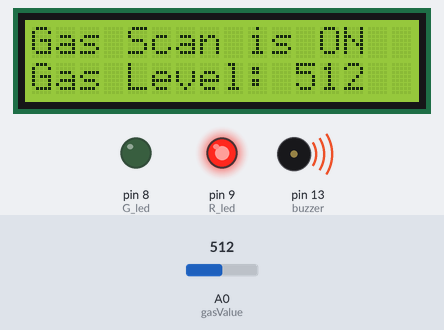
A sketch run on a simulated Arduino Mega 2560, built with avr-gcc and run on an emulated ATmega2560. On the bench: 16×2 character LCD, output pins drawn as LEDs (lit = HIGH), buzzer (waves = sounding, pin HIGH). The inputs (shaded band) are chosen by the test bench; at power-on: A0 (gasValue) = 512. The modem accepts every AT command (registered, SIM ready, sends succeed) and sends nothing else; what the sketch prints to the serial monitor is not drawn.

Above: at 4.2 s.
4.3 s: A0 (gasValue) set to 100
At 9.7 s:
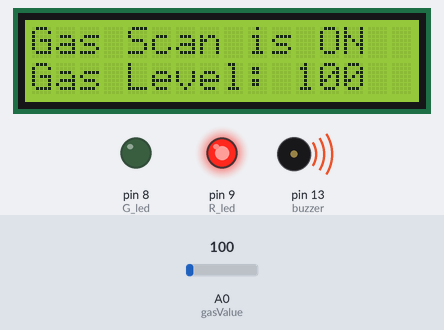
13.1 s: A0 (gasValue) set to 82
At 15.1 s:
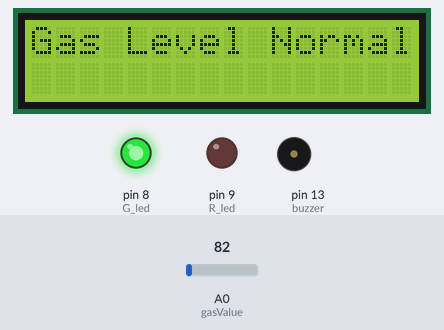
17.9 s: A0 (gasValue) set to 122
At 24.4 s:
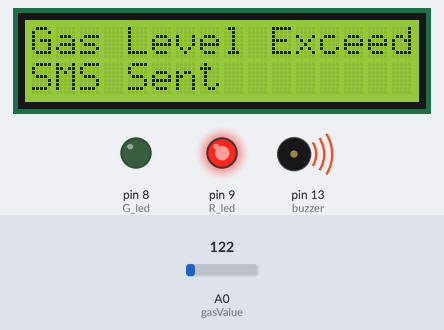
Timing chart, 0 to 25.9 s (numbered marks = the images above; inputs shaded):
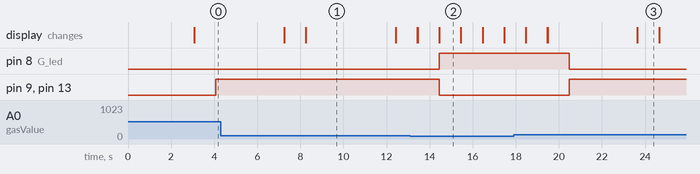

The sketch:

gas_leage_detector.ino
```cpp
#include <LiquidCrystal.h>
LiquidCrystal lcd(2,3,4,5,6,7);
#include <SoftwareSerial.h>

SoftwareSerial mySerial(9, 10);

int gasValue = A0; // smoke / gas sensor connected with analog pin A1 of the arduino / mega.
int data = 0;
int buzzer = 13;
int G_led = 8; // choose the pin for the Green LED
int R_led = 9; // choose the pin for the Red Led


void setup()
{
  pinMode(buzzer,OUTPUT);
  pinMode(R_led,OUTPUT); // declare Red LED as output
  pinMode(G_led,OUTPUT); // declare Green LED as output
randomSeed(analogRead(0));
mySerial.begin(9600); // Setting the baud rate of GSM Module
Serial.begin(9600); // Setting the baud rate of Serial Monitor (Arduino)
lcd.begin(16,2);
pinMode(gasValue, INPUT);
lcd.print (" Gas Leakage ");
lcd.setCursor(0,1);
lcd.print (" Detector Alarm ");
delay(3000);
lcd.clear();
}

void loop()
{

data = analogRead(gasValue);
Serial.print("Gas Level: ");
Serial.println(data);
lcd.print ("Gas Scan is ON");
lcd.setCursor(0,1);
lcd.print("Gas Level: ");
lcd.print(data);
delay(1000);

if ( data > 90) //
{
  digitalWrite(buzzer, HIGH);
  digitalWrite(R_led, HIGH); // Turn LED on.
  digitalWrite(G_led, LOW); // Turn LED off.
SendMessage();
Serial.print("Gas detect alarm");
lcd.clear();
lcd.setCursor(0,0);
lcd.print("Gas Level Exceed");
lcd.setCursor(0,1);
lcd.print("SMS Sent");

delay(1000);

}
else
{
  digitalWrite(buzzer, LOW);
  digitalWrite(R_led, LOW); // Turn LED off.
  digitalWrite(G_led, HIGH); // Turn LED on.
Serial.print("Gas Level Low");
lcd.clear();
lcd.setCursor(0,0);
lcd.print("Gas Level Normal");

delay(1000);
}

lcd.clear();
}

void SendMessage()
{
Serial.println("I am in send");
mySerial.println("AT+CMGF=1"); //Sets the GSM Module in Text Mode
delay(1000); // Delay of 1000 milli seconds or 1 second
mySerial.println("AT+CMGS=\"+91xxxxxxxxxx\"\r"); // Replace x with mobile number
delay(1000);
mySerial.println("Excess Gas Detected.");// The SMS text you want to send
mySerial.println(data);
delay(100);
mySerial.println((char)26);// ASCII code of CTRL+Z
delay(1000);
}
```

Measured:
- the behaviour switches between 91 and 90 on A0 (gasValue) (found by bisection; images 1 and 2)
- after the input at 13.1 s, pin 8 (G_led): LOW → HIGH after 1.3 s; pin 9 (R_led), pin 13 (buzzer): HIGH → LOW after 1.3 s
- after the input at 17.9 s, pin 8 (G_led): HIGH → LOW after 2.6 s; pin 9 (R_led), pin 13 (buzzer): LOW → HIGH after 2.6 s
- what the display in image 1 shows lasts 4.1 s, from 8.3 s to 12.4 s
- what the display in image 2 shows lasts 1.0 s, from 14.4 s to 15.4 s
